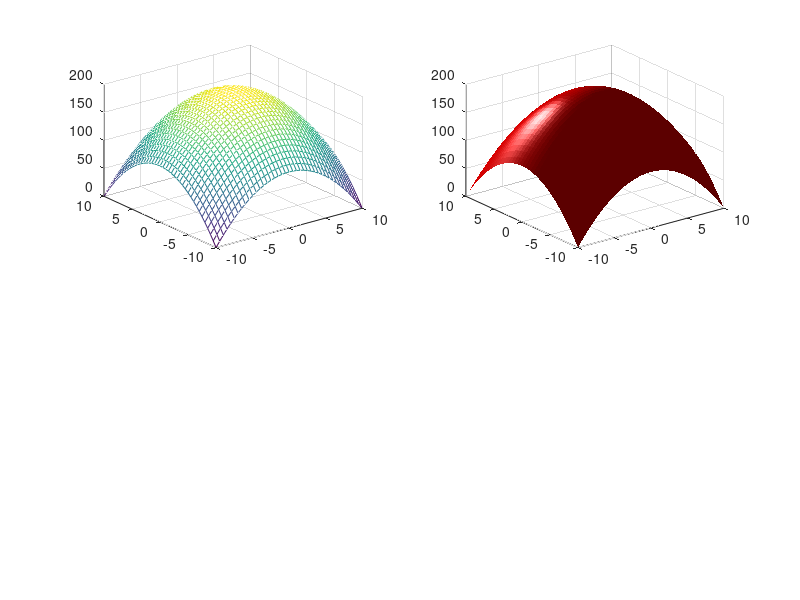

The MATLAB script that drew this image: (Note: this script raises an error after producing the figure.)
x=-10:0.5:10;
y=-10:0.5:10;
[x,y]=meshgrid(x,y);
z= - x.^2 - y.^2 + 200;
subplot(2,2,1);
mesh(x,y,z);
subplot(2,2,2);
surf(x,y,z,'FaceColor','red','EdgeColor','none');
camlight left; lighting phong;
view(-15,65);
subplot(2,2,3);
surfl(x,y,z),colormap default,shading interp;
subplot(2,2,4);
surfl(x,y,z,[-90 30],[.55 .6 2 10]),shading interp;